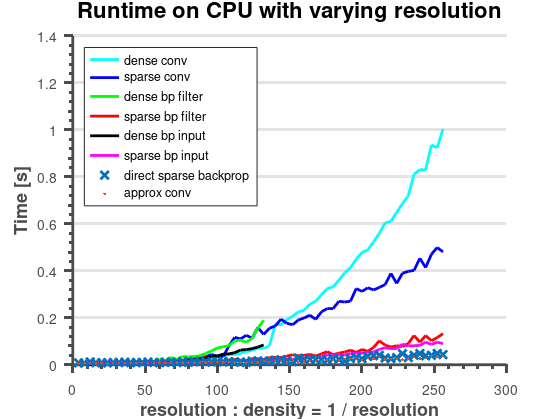

MATLAB code to generate this figure:
clear;
clc;
close all;

data = importdata('eval_time_conv.txt');

res = data(:,1)';
dc = data(:,2)';
sc = data(:,3)';
asc = data(:,4)';

dbpf = data(:,5)';
dbpi = data(:,6)';
sbpf = data(:,7)';
sbpi = data(:,8)';
sbpc = data(:,9)';


hold on;

hTitle  = title ('Runtime on CPU with varying resolution');
hXLabel = xlabel('resolution : density = 1 / resolution', 'FontSize',13);
hYLabel = ylabel('Time [s]', 'FontSize',13);
plot(res, dc, 'c','LineWidth',2);
plot(res, sc, 'b','LineWidth',2);
%hLegend = legend('dense conv', 'sparse conv')
plot(res(:,1:33), dbpf(:, 1:33), 'g','LineWidth',2);
plot(res, sbpf, 'r','LineWidth',2);
plot(res(:,1:33), dbpi(:,1:33), 'k','LineWidth',2);
plot(res, sbpi, 'm','LineWidth',2);
plot(res, sbpc, 'x','LineWidth',2);
plot(res, asc, '.','LineWidth',2);

hLegend = legend('dense conv', 'sparse conv', 'dense bp filter', 'sparse bp filter', 'dense bp input', 'sparse bp input','direct sparse backprop','approx conv', 'Location', 'northwest')


set( gca                       , ...
    'FontName'   , 'Helvetica' );
%set([hTitle, hXLabel, hYLabel], ...
%    'FontName'   , 'AvantGarde');
% set([hLegend, gca]             , ...
%     'FontSize'   , 14          , ...
%     'Box', 'off');
set([hXLabel, hYLabel]  , ...
    'fontweight','Bold'       , ...
    'FontSize'   , 13          );
set( hTitle                    , ...
    'FontSize'   , 16          );

set(gca, ...
  'Box'         , 'off'     , ...
  'TickDir'     , 'out'     , ...
  'TickLength'  , [.02 .02] , ...
  'XMinorTick'  , 'on'      , ...
  'YMinorTick'  , 'on'      , ...
  'YGrid'       , 'on'      , ...
  'XGrid'       , 'off'      , ...
  'XColor'      , [.3 .3 .3], ...
  'YColor'      , [.3 .3 .3], ...
  'LineWidth'   , 2         );

set(gcf, 'PaperPositionMode', 'auto');
print -depsc2 'eval_time_conv.eps'
